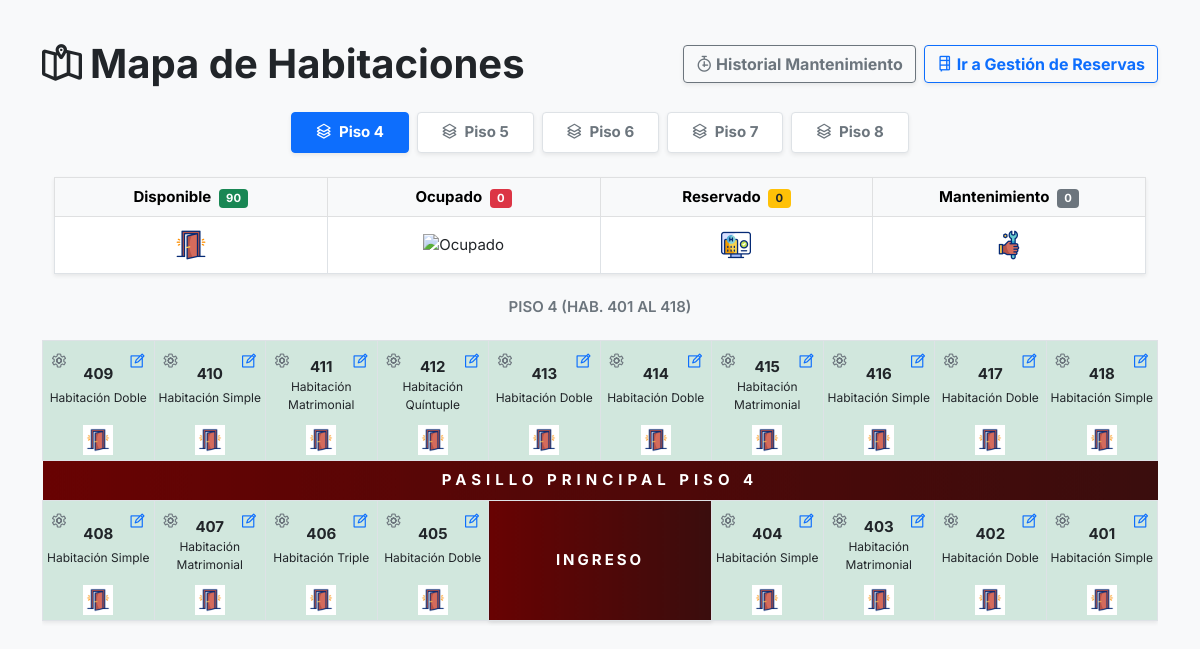
The app's page /habitacion/index.php (signed in) with its own data.
### tables this page shows
CREATE TABLE `habitacion` (
  `id_habitacion` int(11) NOT NULL,
  `numero` int(11) NOT NULL,
  `id_tipo` int(11) NOT NULL,
  `piso` int(11) NOT NULL,
  `estado` enum('DISPONIBLE','OCUPADA','RESERVADA','MANTENIMIENTO') DEFAULT 'DISPONIBLE'
);

CREATE TABLE `tipo_habitacion` (
  `id_tipo` int(11) NOT NULL,
  `codigo` varchar(20) NOT NULL,
  `nombre` varchar(100) NOT NULL,
  `precio` decimal(10,2) NOT NULL DEFAULT 0.00,
  `capacidad` int(11) NOT NULL DEFAULT 1
);

### habitacion/index.php (the view, shortened to what the rows shown need)
<?php
include '../conexion.php';
?>
<!DOCTYPE html>
<html class="no-js" lang="zxx">
<?php
include '../header.php';
$sql_pisos = "SELECT DISTINCT piso FROM habitacion ORDER BY piso ASC";
$res_pisos = $conexion->query($sql_pisos);
$pisos = [];
while($p = $res_pisos->fetch_assoc()) {
    $pisos[] = $p['piso'];
}
$sql_stats = "SELECT estado, COUNT(*) as total FROM habitacion GROUP BY estado";
$res_stats = $conexion->query($sql_stats);
$stats = ['DISPONIBLE' => 0, 'OCUPADA' => 0, 'RESERVADA' => 0, 'MANTENIMIENTO' => 0];
if ($res_stats) {
    while($row = $res_stats->fetch_assoc()) {
        $stats[$row['estado']] = $row['total'];
    }
}
$sql = "SELECT h.id_habitacion, h.numero, h.id_tipo, h.piso, t.codigo, t.nombre, h.estado,
               MAX(r.nombre) as huesped,
               MAX(r.id) as reserva_id
        FROM habitacion h
        INNER JOIN tipo_habitacion t ON h.id_tipo = t.id_tipo
        LEFT JOIN detalle_reserva dr ON dr.habitacion_id = h.id_habitacion
        LEFT JOIN reservas r ON dr.reserva_id = r.id AND r.estado IN ('OCUPADA', 'RESERVADA')
        GROUP BY h.id_habitacion
        ORDER BY h.piso ASC, h.numero ASC";
$resultado = $conexion->query($sql);
$habitaciones_por_piso = [];
if ($resultado && $resultado->num_rows > 0) {
    while ($fila = $resultado->fetch_assoc()) {
        $habitaciones_por_piso[$fila['piso']][] = $fila;
    }
}
$sql_solicitadas = "SELECT COUNT(*) as total FROM reservas WHERE estado = 'SOLICITADA'";
$res_solicitadas = $conexion->query($sql_solicitadas);
?>
<body class="bg-light py-4">
    <div class="container">
        <div class="d-flex justify-content-between align-items-center mb-4 mt-3">
            <h2 class="fw-bold text-dark mb-0"><i class="lni lni-map me-2"></i>Mapa de Habitaciones</h2>
        </div>
        <div class="container mb-4">
            <table class="table table-bordered text-center align-middle bg-white shadow-sm" style="table-layout: fixed; width: 100%;">
              <thead class="table-light">
                <tr>
                  <th>Disponible <span class="badge bg-success ms-1"><?= $stats['DISPONIBLE'] ?></span></th>
                  <th>Ocupado <span class="badge bg-danger ms-1"><?= $stats['OCUPADA'] ?></span></th>
                  <th>Reservado <span class="badge bg-warning text-dark ms-1"><?= $stats['RESERVADA'] ?></span></th>
                  <th>Mantenimiento <span class="badge bg-secondary ms-1"><?= $stats['MANTENIMIENTO'] ?></span></th>
                </tr>
              </thead>
            </table>
        </div>
        <div class="tab-content" id="pisoTabsContent">
            <?php foreach($pisos as $index => $piso_actual): ?>
                <?php
                    $piso_base = $piso_actual * 100;
                    $superior = [];
                    $inferior = [];
                    if (isset($habitaciones_por_piso[$piso_actual])) {
                        foreach ($habitaciones_por_piso[$piso_actual] as $fila) {
                            $num = intval($fila['numero']);
                            if ($num >= ($piso_base + 9) && $num <= ($piso_base + 18)) { $superior[$num] = $fila; }
                            elseif ($num >= ($piso_base + 1) && $num <= ($piso_base + 8)) { $inferior[$num] = $fila; }
                        }
                    }
                ?>
                <div class="tab-pane fade <?= $index === 0 ? 'show active' : '' ?>" id="piso-<?= $piso_actual ?>" role="tabpanel" aria-labelledby="tab-piso-<?= $piso_actual ?>">
                    <div class="section-title mb-4" style="padding: 0; text-align: center;">
                        <h3 class="wow fadeInUp text-muted" data-wow-delay=".2s">Piso <?= $piso_actual ?> (Hab. <?= $piso_base + 1 ?> al <?= $piso_base + 18 ?>)</h3>
                    </div>
                    <div class="table-responsive">
                        <table class="table table-bordered table-sm text-center align-middle bg-white shadow-sm" style="table-layout: fixed;">
                          <tbody>
                            <tr>
                              <?php
                              for ($n = $piso_base + 9; $n <= $piso_base + 18; $n++) {
                                if (isset($superior[$n])) {
                                  $hab = $superior[$n];
                                  $estado = strtoupper($hab['estado']);
                                  switch ($estado) {
                                    case 'DISPONIBLE':     $gif = 'DISPONIBLE.gif'; $bg_td = 'background-color: #d1e7dd;'; break;
                                  }
                                echo '<td style="position: relative; height: 120px; overflow: hidden; '.$bg_td.'">';
                                  if ($estado == 'DISPONIBLE') { echo '<button type="button" class="btn btn-sm text-secondary border-0 p-1" style="position: absolute; top: 5px; left: 5px; z-index: 20; margin: 0;" title="Poner en Mantenimiento" data-bs-toggle="modal" data-bs-target="#modalMantenimientoStart'.$hab['id_habitacion'].'"><i class="lni lni-cog"></i></button>'; }
                                  if ($estado == 'DISPONIBLE' || $estado == 'MANTENIMIENTO') { echo '<button type="button" class="btn btn-sm text-primary border-0 p-1" style="position: absolute; top: 5px; right: 5px; z-index: 20; margin: 0;" title="Editar Habitación" data-bs-toggle="modal" data-bs-target="#modalEditarHab'.$hab['id_habitacion'].'"><i class="lni lni-pencil-alt"></i></button>'; }
                                  if ($estado == 'DISPONIBLE') {
                                      echo '<form action="create.php" method="POST" style="margin:0; height:100%;"><input type="hidden" name="id_habitacion" value="'.$hab['id_habitacion'].'"><button type="submit" style="background:none; border:none; padding:0; margin:0; display:block; width:100%; height:100%; cursor:pointer; color:inherit; text-align:center;">';
                                  } elseif ($estado == 'MANTENIMIENTO') {
                                      echo '<button type="button" style="background:none; border:none; padding:0; margin:0; display:block; width:100%; height:100%; cursor:pointer; color:inherit; text-align:center;" title="Habilitar Habitación" data-bs-toggle="modal" data-bs-target="#modalMantenimientoEnd'.$hab['id_habitacion'].'">';
                                  }
                                  $badge_huesped = '';
                                  echo '<div style="padding-bottom: 30px;"><strong>'.htmlspecialchars($hab['numero']).'</strong><br><span style="font-size:0.75rem;">'.htmlspecialchars($hab['nombre']).'</span>'.$badge_huesped.'</div><img src="../assets/images/'.$gif.'" alt="'.$estado.'" style="position: absolute; bottom: 5px; left: 50%; transform: translateX(-50%); width: 30px; height: 30px;">';
                                  if ($estado == 'DISPONIBLE') { echo '</button></form>'; }
                                  elseif ($estado == 'MANTENIMIENTO') { echo '</button>'; }
                                  elseif ($estado == 'OCUPADA' || $estado == 'RESERVADA') { echo '</a>'; }
                                  echo '</td>';
                                } else {
                                echo '<td style="position: relative; height: 120px; overflow: hidden;">' . $n . '</td>';
                                }
                              }
                              ?>
                            </tr>
                            <tr>
                              <td colspan="10" class="text-white fw-bold shadow-sm" style="background: linear-gradient(90deg, #680202 0%, #3a0d0d 100%); height: 40px; letter-spacing: 5px; border: none;">PASILLO PRINCIPAL PISO <?= $piso_actual ?></td>
                            </tr>
                            <tr>
                              <?php
                              $primeras = [$piso_base+8, $piso_base+7, $piso_base+6, $piso_base+5];
                              foreach ($primeras as $n) {
                                if (isset($inferior[$n])) {
                                  $hab = $inferior[$n];
                                  $estado = strtoupper($hab['estado']);
                                  switch ($estado) {
                                    case 'DISPONIBLE':     $gif = 'DISPONIBLE.gif'; $bg_td = 'background-color: #d1e7dd;'; break;
                                  }
                                echo '<td style="position: relative; height: 120px; overflow: hidden; '.$bg_td.'">';
                                  if ($estado == 'DISPONIBLE') { echo '<button type="button" class="btn btn-sm text-secondary border-0 p-1" style="position: absolute; top: 5px; left: 5px; z-index: 20; margin: 0;" title="Poner en Mantenimiento" data-bs-toggle="modal" data-bs-target="#modalMantenimientoStart'.$hab['id_habitacion'].'"><i class="lni lni-cog"></i></button>'; }
                                  if ($estado == 'DISPONIBLE' || $estado == 'MANTENIMIENTO') { echo '<button type="button" class="btn btn-sm text-primary border-0 p-1" style="position: absolute; top: 5px; right: 5px; z-index: 20; margin: 0;" title="Editar Habitación" data-bs-toggle="modal" data-bs-target="#modalEditarHab'.$hab['id_habitacion'].'"><i class="lni lni-pencil-alt"></i></button>'; }
                                  if ($estado == 'DISPONIBLE') {
                                      echo '<form action="create.php" method="POST" style="margin:0; height:100%;"><input type="hidden" name="id_habitacion" value="'.$hab['id_habitacion'].'"><button type="submit" style="background:none; border:none; padding:0; margin:0; display:block; width:100%; height:100%; cursor:pointer; color:inherit; text-align:center;">';
                                  } elseif ($estado == 'MANTENIMIENTO') {
                                      echo '<button type="button" style="background:none; border:none; padding:0; margin:0; display:block; width:100%; height:100%; cursor:pointer; color:inherit; text-align:center;" title="Habilitar Habitación" data-bs-toggle="modal" data-bs-target="#modalMantenimientoEnd'.$hab['id_habitacion'].'">';
                                  }
                                  $badge_huesped = '';
                                  echo '<div style="padding-bottom: 30px;"><strong>'.htmlspecialchars($hab['numero']).'</strong><br><span style="font-size:0.75rem;">'.htmlspecialchars($hab['nombre']).'</span>'.$badge_huesped.'</div><img src="../assets/images/'.$gif.'" alt="'.$estado.'" style="position: absolute; bottom: 5px; left: 50%; transform: translateX(-50%); width: 30px; height: 30px;">';
                                  if ($estado == 'DISPONIBLE') { echo '</button></form>'; }
                                  elseif ($estado == 'MANTENIMIENTO') { echo '</button>'; }
                                  elseif ($estado == 'OCUPADA' || $estado == 'RESERVADA') { echo '</a>'; }
                                  echo '</td>';
                                } else {
                                echo '<td style="position: relative; height: 120px; overflow: hidden;">' . $n . '</td>';
                                }
                              }
                              echo '<td colspan="2" class="text-white fw-bold shadow-sm" style="background: linear-gradient(90deg, #680202 0%, #3a0d0d 100%); height: 120px; letter-spacing: 3px; border: none;">INGRESO</td>';
                              $ultimas = [$piso_base+4, $piso_base+3, $piso_base+2, $piso_base+1];
                              foreach ($ultimas as $n) {
                                if (isset($inferior[$n])) {
                                  $hab = $inferior[$n];
                                  $estado = strtoupper($hab['estado']);
                                  switch ($estado) {
                                    case 'DISPONIBLE':     $gif = 'DISPONIBLE.gif'; $bg_td = 'background-color: #d1e7dd;'; break;
                                  }
                                  echo '<td style="position: relative; height: 120px; overflow: hidden; '.$bg_td.'">';
                                  if ($estado == 'DISPONIBLE') { echo '<button type="button" class="btn btn-sm text-secondary border-0 p-1" style="position: absolute; top: 5px; left: 5px; z-index: 20; margin: 0;" title="Poner en Mantenimiento" data-bs-toggle="modal" data-bs-target="#modalMantenimientoStart'.$hab['id_habitacion'].'"><i class="lni lni-cog"></i></button>'; }
                                  if ($estado == 'DISPONIBLE' || $estado == 'MANTENIMIENTO') { echo '<button type="button" class="btn btn-sm text-primary border-0 p-1" style="position: absolute; top: 5px; right: 5px; z-index: 20; margin: 0;" title="Editar Habitación" data-bs-toggle="modal" data-bs-target="#modalEditarHab'.$hab['id_habitacion'].'"><i class="lni lni-pencil-alt"></i></button>'; }
                                  if ($estado == 'DISPONIBLE') {
                                      echo '<form action="create.php" method="POST" style="margin:0; height:100%;"><input type="hidden" name="id_habitacion" value="'.$hab['id_habitacion'].'"><button type="submit" style="background:none; border:none; padding:0; margin:0; display:block; width:100%; height:100%; cursor:pointer; color:inherit; text-align:center;">';
                                  } elseif ($estado == 'MANTENIMIENTO') {
                                      echo '<button type="button" style="background:none; border:none; padding:0; margin:0; display:block; width:100%; height:100%; cursor:pointer; color:inherit; text-align:center;" title="Habilitar Habitación" data-bs-toggle="modal" data-bs-target="#modalMantenimientoEnd'.$hab['id_habitacion'].'">';
                                  }
                                  $badge_huesped = '';
                                  echo '<div style="padding-bottom: 30px;"><strong>'.htmlspecialchars($hab['numero']).'</strong><br><span style="font-size:0.75rem;">'.htmlspecialchars($hab['nombre']).'</span>'.$badge_huesped.'</div><img src="../assets/images/'.$gif.'" alt="'.$estado.'" style="position: absolute; bottom: 5px; left: 50%; transform: translateX(-50%); width: 30px; height: 30px;">';
                                  if ($estado == 'DISPONIBLE') { echo '</button></form>'; }
                                  elseif ($estado == 'MANTENIMIENTO') { echo '</button>'; }
                                  elseif ($estado == 'OCUPADA' || $estado == 'RESERVADA') { echo '</a>'; }
                                  echo '</td>';
                                } else {
                                  echo '<td style="position: relative; height: 120px; overflow: hidden;">' . $n . '</td>';
                                }
                              }
                              ?>
                            </tr>
                          </tbody>
                        </table>
                    </div>
                </div>
            <?php endforeach; ?>
        </div>
</div>
</body>
</html>

### records on screen
habitacion: numero "409", id_tipo.nombre "Habitación Doble", estado (picture)
habitacion: numero "410", id_tipo.nombre "Habitación Simple", estado (picture)
habitacion: numero "411", id_tipo.nombre "Habitación Matrimonial", estado (picture)
habitacion: numero "412", id_tipo.nombre "Habitación Quíntuple", estado (picture)
habitacion: numero "413", id_tipo.nombre "Habitación Doble", estado (picture)
habitacion: numero "414", id_tipo.nombre "Habitación Doble", estado (picture)
habitacion: numero "415", id_tipo.nombre "Habitación Matrimonial", estado (picture)
habitacion: numero "416", id_tipo.nombre "Habitación Simple", estado (picture)
habitacion: numero "417", id_tipo.nombre "Habitación Doble", estado (picture)
habitacion: numero "418", id_tipo.nombre "Habitación Simple", estado (picture)
habitacion: numero "408", id_tipo.nombre "Habitación Simple", estado (picture)
habitacion: numero "407", id_tipo.nombre "Habitación Matrimonial", estado (picture)
habitacion: numero "406", id_tipo.nombre "Habitación Triple", estado (picture)
habitacion: numero "405", id_tipo.nombre "Habitación Doble", estado (picture)
habitacion: numero "404", id_tipo.nombre "Habitación Simple", estado (picture)
habitacion: numero "403", id_tipo.nombre "Habitación Matrimonial", estado (picture)
habitacion: numero "402", id_tipo.nombre "Habitación Doble", estado (picture)
habitacion: numero "401", id_tipo.nombre "Habitación Simple", estado (picture)

### other values on screen
$piso "4"
$piso "5"
$piso "6"
$piso "7"
$piso "8"
$stats['DISPONIBLE'] "90"
$stats['OCUPADA'] "0"
$stats['RESERVADA'] "0"
$stats['MANTENIMIENTO'] "0"
$piso_actual "4"
$piso_base + 1 "401"
$piso_base + 18 "418"
